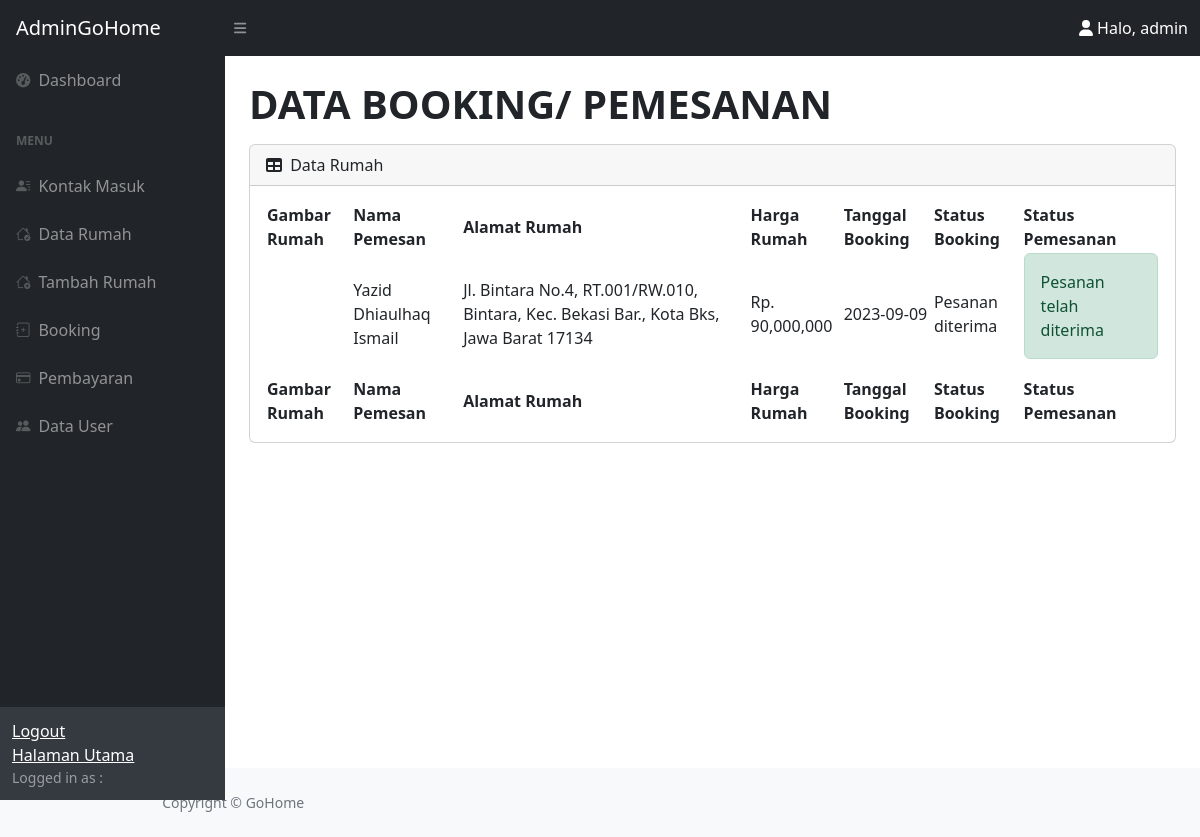
Screenshot of /admin/booking/tampil_booking.php (signed in) with the database file from the repository.
### tables this page shows
CREATE TABLE `booking` (
  `id_booking` int(11) NOT NULL,
  `id_user` int(20) NOT NULL,
  `id_rumah` int(11) NOT NULL,
  `alamat_rumah` varchar(255) NOT NULL,
  `harga_rumah` bigint(20) NOT NULL,
  `tanggal_booking` date NOT NULL,
  `status_booking` varchar(255) NOT NULL
);

CREATE TABLE `user` (
  `id_user` int(11) NOT NULL,
  `nama` varchar(100) NOT NULL,
  `username` varchar(50) NOT NULL,
  `password` varchar(50) NOT NULL,
  `status` varchar(10) NOT NULL
);

### admin/booking/tampil_booking.php (the view, shortened to what this page needs)
<?php include '../header.php'; ?>
<main class="mt-4">
    <div id="layoutSidenav">
        <div id="layoutSidenav_content">
            <div class="container-fluid px-4">
                <h1 class="mb-3"><strong>DATA BOOKING/ PEMESANAN</strong></h1>
                <div class="card mb-4">
                    <div class="card-header">
                        <i class="fas fa-table me-1"></i>
                        Data Rumah
                    </div>
                    <div class="card-body">
                        <table id="datatablesSimple">
                            <thead>
                                <tr>
                                    <th>Gambar Rumah</th>
                                    <th>Nama Pemesan</th>
                                    <th>Alamat Rumah</th>
                                    <th>Harga Rumah</th>
                                    <th>Tanggal Booking</th>
                                    <th>Status Booking</th>
                                    <th>Status Pemesanan</th>
                                </tr>
                            </thead>
                            <tfoot>
                                <tr>
                                    <th>Gambar Rumah</th>
                                    <th>Nama Pemesan</th>
                                    <th>Alamat Rumah</th>
                                    <th>Harga Rumah</th>
                                    <th>Tanggal Booking</th>
                                    <th>Status Booking</th>
                                    <th>Status Pemesanan</th>
                                </tr>
                            </tfoot>
                            <tbody>
                                <?php
                                $sql = "SELECT * FROM booking ORDER BY id_booking DESC";
                                $hasil = $koneksi->query($sql);
                                while ($row = $hasil->fetch_assoc()) {
                                    $id_user = $row['id_user'];
                                    $sql_user = "SELECT * FROM user WHERE id_user = '$id_user'";
                                    $userResult = $koneksi->query($sql_user);
                                    $user = $userResult->fetch_assoc();
                                    $query = "SELECT booking.id_booking, booking.id_user, booking.id_rumah, booking.alamat_rumah, booking.harga_rumah, booking.tanggal_booking, booking.status_booking, rumah.gambar_rumah FROM booking JOIN rumah ON booking.id_rumah = rumah.id_rumah WHERE booking.id_user = '$id_user'";
                                    $result = $koneksi->query($query);
                                    if ($result) {
                                ?>
                                        <tr>
                                            <td>
                                            </td>
                                            <td><?= $user['nama'] ?></td>
                                            <td><?= $row['alamat_rumah'] ?></td>
                                            <td>Rp. <?= number_format($row['harga_rumah']) ?></td>
                                            <td><?= $row['tanggal_booking'] ?></td>
                                            <td><?= ucfirst($row['status_booking']) ?></td>
                                            <td>
                                                <?php if ($row['status_booking'] == 'pesanan diproses') : ?>
                                                    <div class="d-grid gap-2">
                                                        <a href="terima_booking.php?id=<?= $row['id_booking'] ?>" class="btn btn-success btn-sm">Terima Pesanan</a>
                                                        <a href="tolak_booking.php?id=<?= $row['id_booking'] ?>" class="btn btn-danger btn-sm">Tolak Pesanan</a>
                                                    </div>
                                                <?php elseif ($row['status_booking'] == 'pesanan diterima') : ?>
                                                    <div class="alert alert-success alert-sm" role="alert">
                                                        Pesanan telah diterima
                                                    </div>
                                                <?php elseif ($row['status_booking'] == 'pesanan ditolak') : ?>
                                                    <div class="alert alert-danger alert-sm" role="alert">
                                                        Pesanan telah ditolak
                                                    </div>
                                                <?php else : ?>
                                                    <div class="alert alert-info alert-sm" role="alert">
                                                        Menunggu Pembayaran
                                                    </div>
                                                <?php endif; ?>
                                            </td>
                                        </tr>
                                <?php
                                    } else {
                                        echo "Error: " . $koneksi->error;
                                    }
                                }
                                ?>
                            </tbody>
                        </table>
                    </div>
                </div>
            </div>
        </div>
    </div>
</main>
<?php include '../footer.php' ?>

### rows the page displays
booking: id_user.nama "Yazid Dhiaulhaq Ismail", alamat_rumah "Jl. Bintara No.4, RT.001/RW.010, Bintara, Kec. Bekasi Bar., Kota Bks, Jawa Barat 17134", harga_rumah "90,000,000", tanggal_booking "2023-09-09", status_booking "Pesanan diterima", shows "Pesanan telah diterima"
